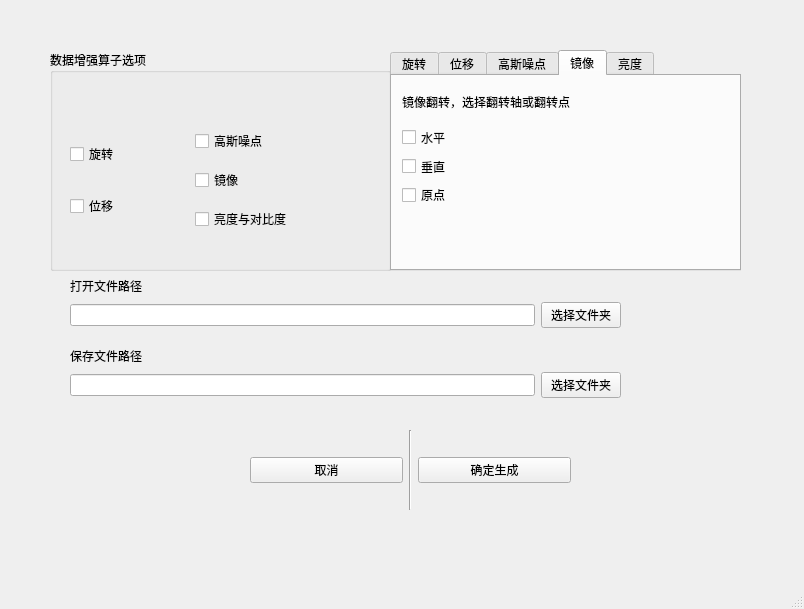
<?xml version="1.0" encoding="UTF-8"?>
<ui version="4.0">
 <class>MainWindow</class>
 <widget class="QMainWindow" name="MainWindow">
  <property name="geometry">
   <rect>
    <x>0</x>
    <y>0</y>
    <width>804</width>
    <height>609</height>
   </rect>
  </property>
  <property name="windowTitle">
   <string>MainWindow</string>
  </property>
  <widget class="QWidget" name="centralwidget">
   <widget class="QGroupBox" name="groupBox">
    <property name="geometry">
     <rect>
      <x>50</x>
      <y>50</y>
      <width>341</width>
      <height>221</height>
     </rect>
    </property>
    <property name="font">
     <font>
      <family>Adobe Arabic</family>
      <pointsize>9</pointsize>
     </font>
    </property>
    <property name="title">
     <string>数据增强算子选项</string>
    </property>
    <property name="flat">
     <bool>false</bool>
    </property>
    <widget class="QWidget" name="horizontalLayoutWidget">
     <property name="geometry">
      <rect>
       <x>20</x>
       <y>70</y>
       <width>243</width>
       <height>121</height>
      </rect>
     </property>
     <layout class="QHBoxLayout" name="horizontalLayout">
      <item>
       <layout class="QVBoxLayout" name="verticalLayout">
        <item>
         <widget class="QCheckBox" name="RotaBtn">
          <property name="text">
           <string>旋转</string>
          </property>
         </widget>
        </item>
        <item>
         <widget class="QCheckBox" name="MoveBtn">
          <property name="text">
           <string>位移</string>
          </property>
         </widget>
        </item>
       </layout>
      </item>
      <item>
       <layout class="QVBoxLayout" name="verticalLayout_2">
        <item>
         <widget class="QCheckBox" name="GausBtn">
          <property name="text">
           <string>高斯噪点</string>
          </property>
         </widget>
        </item>
        <item>
         <widget class="QCheckBox" name="MirrBtn">
          <property name="text">
           <string>镜像</string>
          </property>
         </widget>
        </item>
        <item>
         <widget class="QCheckBox" name="BrightBtn">
          <property name="text">
           <string>亮度与对比度</string>
          </property>
         </widget>
        </item>
       </layout>
      </item>
     </layout>
    </widget>
   </widget>
   <widget class="QTabWidget" name="tabWidget">
    <property name="geometry">
     <rect>
      <x>390</x>
      <y>50</y>
      <width>351</width>
      <height>221</height>
     </rect>
    </property>
    <property name="tabPosition">
     <enum>QTabWidget::North</enum>
    </property>
    <property name="currentIndex">
     <number>3</number>
    </property>
    <property name="movable">
     <bool>false</bool>
    </property>
    <widget class="QWidget" name="RotaTab">
     <attribute name="title">
      <string>旋转</string>
     </attribute>
     <widget class="QSpinBox" name="RotaAngleSpin">
      <property name="geometry">
       <rect>
        <x>170</x>
        <y>110</y>
        <width>61</width>
        <height>22</height>
       </rect>
      </property>
     </widget>
     <widget class="QLabel" name="label_14">
      <property name="geometry">
       <rect>
        <x>170</x>
        <y>80</y>
        <width>91</width>
        <height>21</height>
       </rect>
      </property>
      <property name="text">
       <string>旋转步长/度</string>
      </property>
     </widget>
     <widget class="QLabel" name="label_15">
      <property name="geometry">
       <rect>
        <x>10</x>
        <y>10</y>
        <width>301</width>
        <height>31</height>
       </rect>
      </property>
      <property name="text">
       <string>图片旋转指定范围，每隔步长截取一次图片</string>
      </property>
     </widget>
     <widget class="QWidget" name="horizontalLayoutWidget_5">
      <property name="geometry">
       <rect>
        <x>10</x>
        <y>80</y>
        <width>121</width>
        <height>51</height>
       </rect>
      </property>
      <layout class="QHBoxLayout" name="horizontalLayout_9">
       <item>
        <layout class="QVBoxLayout" name="verticalLayout_6">
         <item>
          <widget class="QLabel" name="label_18">
           <property name="text">
            <string>最小值</string>
           </property>
          </widget>
         </item>
         <item>
          <widget class="QLineEdit" name="AngleMin"/>
         </item>
        </layout>
       </item>
       <item>
        <layout class="QVBoxLayout" name="verticalLayout_5">
         <item>
          <widget class="QLabel" name="label_17">
           <property name="text">
            <string>最大值</string>
           </property>
          </widget>
         </item>
         <item>
          <widget class="QLineEdit" name="AngleMax"/>
         </item>
        </layout>
       </item>
      </layout>
     </widget>
     <widget class="QLabel" name="label_19">
      <property name="geometry">
       <rect>
        <x>10</x>
        <y>55</y>
        <width>191</width>
        <height>21</height>
       </rect>
      </property>
      <property name="text">
       <string>角度旋转范围，默认一周</string>
      </property>
     </widget>
    </widget>
    <widget class="QWidget" name="MoveTab">
     <attribute name="title">
      <string>位移</string>
     </attribute>
     <widget class="QWidget" name="verticalLayoutWidget">
      <property name="geometry">
       <rect>
        <x>20</x>
        <y>40</y>
        <width>113</width>
        <height>142</height>
       </rect>
      </property>
      <layout class="QVBoxLayout" name="verticalLayout_3">
       <item>
        <layout class="QHBoxLayout" name="horizontalLayout_6">
         <item>
          <widget class="QLabel" name="label_10">
           <property name="text">
            <string>下移</string>
           </property>
          </widget>
         </item>
         <item>
          <widget class="QLineEdit" name="Move_Conf_Up"/>
         </item>
         <item>
          <widget class="QLabel" name="label_6">
           <property name="text">
            <string>%</string>
           </property>
          </widget>
         </item>
        </layout>
       </item>
       <item>
        <layout class="QHBoxLayout" name="horizontalLayout_5">
         <item>
          <widget class="QLabel" name="label_11">
           <property name="text">
            <string>上移</string>
           </property>
          </widget>
         </item>
         <item>
          <widget class="QLineEdit" name="Move_Conf_Down"/>
         </item>
         <item>
          <widget class="QLabel" name="label_7">
           <property name="text">
            <string>%</string>
           </property>
          </widget>
         </item>
        </layout>
       </item>
       <item>
        <layout class="QHBoxLayout" name="horizontalLayout_7">
         <item>
          <widget class="QLabel" name="label_12">
           <property name="text">
            <string>左移</string>
           </property>
          </widget>
         </item>
         <item>
          <widget class="QLineEdit" name="Move_Conf_Left"/>
         </item>
         <item>
          <widget class="QLabel" name="label_8">
           <property name="text">
            <string>%</string>
           </property>
          </widget>
         </item>
        </layout>
       </item>
       <item>
        <layout class="QHBoxLayout" name="horizontalLayout_8">
         <item>
          <widget class="QLabel" name="label_13">
           <property name="text">
            <string>右移</string>
           </property>
          </widget>
         </item>
         <item>
          <widget class="QLineEdit" name="Move_Conf_Right"/>
         </item>
         <item>
          <widget class="QLabel" name="label_9">
           <property name="text">
            <string>%</string>
           </property>
          </widget>
         </item>
        </layout>
       </item>
      </layout>
     </widget>
     <widget class="QLabel" name="label_5">
      <property name="geometry">
       <rect>
        <x>10</x>
        <y>10</y>
        <width>141</width>
        <height>21</height>
       </rect>
      </property>
      <property name="text">
       <string>移动距离为图像边框比例</string>
      </property>
     </widget>
    </widget>
    <widget class="QWidget" name="GaussTab">
     <attribute name="title">
      <string>高斯噪点</string>
     </attribute>
     <widget class="QSlider" name="GaussRateSlider">
      <property name="geometry">
       <rect>
        <x>100</x>
        <y>60</y>
        <width>160</width>
        <height>22</height>
       </rect>
      </property>
      <property name="orientation">
       <enum>Qt::Horizontal</enum>
      </property>
     </widget>
     <widget class="QLineEdit" name="GaussRateText">
      <property name="geometry">
       <rect>
        <x>10</x>
        <y>60</y>
        <width>51</width>
        <height>21</height>
       </rect>
      </property>
     </widget>
     <widget class="QLabel" name="label_3">
      <property name="geometry">
       <rect>
        <x>10</x>
        <y>30</y>
        <width>111</width>
        <height>16</height>
       </rect>
      </property>
      <property name="text">
       <string>噪点百分比</string>
      </property>
     </widget>
     <widget class="QLabel" name="label_4">
      <property name="geometry">
       <rect>
        <x>70</x>
        <y>60</y>
        <width>21</width>
        <height>16</height>
       </rect>
      </property>
      <property name="text">
       <string>%</string>
      </property>
     </widget>
    </widget>
    <widget class="QWidget" name="MirrTab">
     <attribute name="title">
      <string>镜像</string>
     </attribute>
     <widget class="QWidget" name="verticalLayoutWidget_2">
      <property name="geometry">
       <rect>
        <x>10</x>
        <y>50</y>
        <width>61</width>
        <height>80</height>
       </rect>
      </property>
      <layout class="QVBoxLayout" name="verticalLayout_4">
       <item>
        <widget class="QCheckBox" name="HorizontalCheckBox">
         <property name="text">
          <string>水平</string>
         </property>
        </widget>
       </item>
       <item>
        <widget class="QCheckBox" name="VerticalCheckBox">
         <property name="text">
          <string>垂直</string>
         </property>
        </widget>
       </item>
       <item>
        <widget class="QCheckBox" name="OriginCheckBox">
         <property name="text">
          <string>原点</string>
         </property>
        </widget>
       </item>
      </layout>
     </widget>
     <widget class="QLabel" name="label_16">
      <property name="geometry">
       <rect>
        <x>10</x>
        <y>10</y>
        <width>231</width>
        <height>31</height>
       </rect>
      </property>
      <property name="text">
       <string>镜像翻转，选择翻转轴或翻转点</string>
      </property>
     </widget>
    </widget>
    <widget class="QWidget" name="tab">
     <attribute name="title">
      <string>亮度</string>
     </attribute>
     <widget class="QSlider" name="BrightRateSlider">
      <property name="geometry">
       <rect>
        <x>110</x>
        <y>70</y>
        <width>160</width>
        <height>22</height>
       </rect>
      </property>
      <property name="orientation">
       <enum>Qt::Horizontal</enum>
      </property>
     </widget>
     <widget class="QLineEdit" name="BrightRateText">
      <property name="geometry">
       <rect>
        <x>20</x>
        <y>70</y>
        <width>51</width>
        <height>21</height>
       </rect>
      </property>
     </widget>
     <widget class="QLabel" name="label_21">
      <property name="geometry">
       <rect>
        <x>20</x>
        <y>35</y>
        <width>111</width>
        <height>21</height>
       </rect>
      </property>
      <property name="text">
       <string>亮度阈值</string>
      </property>
     </widget>
     <widget class="QCheckBox" name="BrightTwoWayBtn">
      <property name="geometry">
       <rect>
        <x>110</x>
        <y>108</y>
        <width>91</width>
        <height>21</height>
       </rect>
      </property>
      <property name="text">
       <string>双向生成</string>
      </property>
     </widget>
     <widget class="QCheckBox" name="BrightRandomBtn">
      <property name="geometry">
       <rect>
        <x>110</x>
        <y>129</y>
        <width>121</width>
        <height>21</height>
       </rect>
      </property>
      <property name="text">
       <string>阈值内随机</string>
      </property>
     </widget>
     <widget class="QLineEdit" name="BrightRandomNumLine">
      <property name="geometry">
       <rect>
        <x>130</x>
        <y>160</y>
        <width>31</width>
        <height>21</height>
       </rect>
      </property>
     </widget>
     <widget class="QLabel" name="label_20">
      <property name="geometry">
       <rect>
        <x>170</x>
        <y>160</y>
        <width>72</width>
        <height>21</height>
       </rect>
      </property>
      <property name="text">
       <string>随机个数</string>
      </property>
     </widget>
    </widget>
   </widget>
   <widget class="QWidget" name="horizontalLayoutWidget_2">
    <property name="geometry">
     <rect>
      <x>70</x>
      <y>290</y>
      <width>551</width>
      <height>51</height>
     </rect>
    </property>
    <layout class="QHBoxLayout" name="horizontalLayout_2">
     <item>
      <widget class="QLineEdit" name="FilePathEdit"/>
     </item>
     <item>
      <widget class="QPushButton" name="OpenFileBtn">
       <property name="text">
        <string>选择文件夹</string>
       </property>
      </widget>
     </item>
    </layout>
   </widget>
   <widget class="QLabel" name="label">
    <property name="geometry">
     <rect>
      <x>70</x>
      <y>275</y>
      <width>121</width>
      <height>21</height>
     </rect>
    </property>
    <property name="text">
     <string>打开文件路径</string>
    </property>
   </widget>
   <widget class="QWidget" name="horizontalLayoutWidget_3">
    <property name="geometry">
     <rect>
      <x>70</x>
      <y>360</y>
      <width>551</width>
      <height>51</height>
     </rect>
    </property>
    <layout class="QHBoxLayout" name="horizontalLayout_3">
     <item>
      <widget class="QLineEdit" name="FilePathEdit_2"/>
     </item>
     <item>
      <widget class="QPushButton" name="SaveFileBtn">
       <property name="text">
        <string>选择文件夹</string>
       </property>
      </widget>
     </item>
    </layout>
   </widget>
   <widget class="QLabel" name="label_2">
    <property name="geometry">
     <rect>
      <x>70</x>
      <y>345</y>
      <width>101</width>
      <height>21</height>
     </rect>
    </property>
    <property name="text">
     <string>保存文件路径</string>
    </property>
   </widget>
   <widget class="QWidget" name="horizontalLayoutWidget_4">
    <property name="geometry">
     <rect>
      <x>250</x>
      <y>430</y>
      <width>321</width>
      <height>80</height>
     </rect>
    </property>
    <layout class="QHBoxLayout" name="horizontalLayout_4">
     <item>
      <widget class="QPushButton" name="CancleBtn">
       <property name="text">
        <string>取消</string>
       </property>
      </widget>
     </item>
     <item>
      <widget class="Line" name="line">
       <property name="orientation">
        <enum>Qt::Vertical</enum>
       </property>
      </widget>
     </item>
     <item>
      <widget class="QPushButton" name="GenerateBtn">
       <property name="text">
        <string>确定生成</string>
       </property>
      </widget>
     </item>
    </layout>
   </widget>
  </widget>
  <widget class="QMenuBar" name="menubar">
   <property name="geometry">
    <rect>
     <x>0</x>
     <y>0</y>
     <width>804</width>
     <height>26</height>
    </rect>
   </property>
  </widget>
  <widget class="QStatusBar" name="statusbar"/>
 </widget>
 <resources/>
 <connections/>
</ui>
